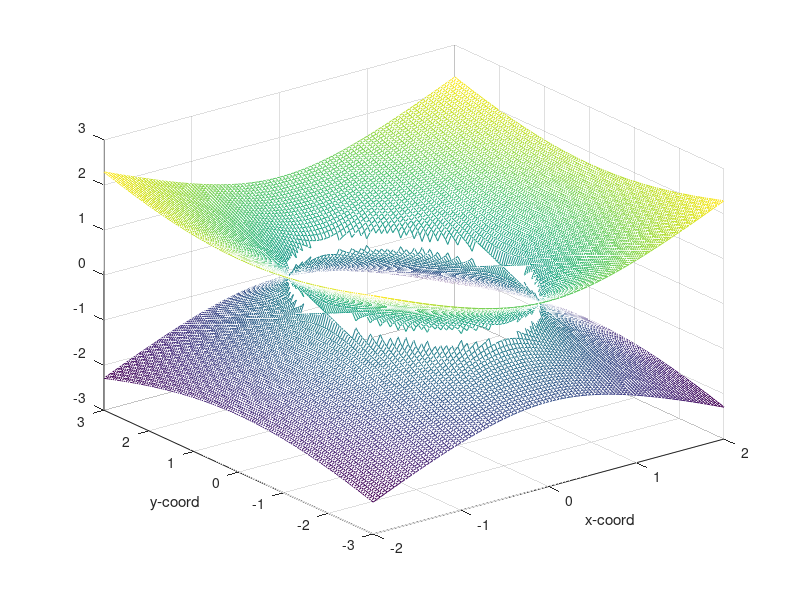
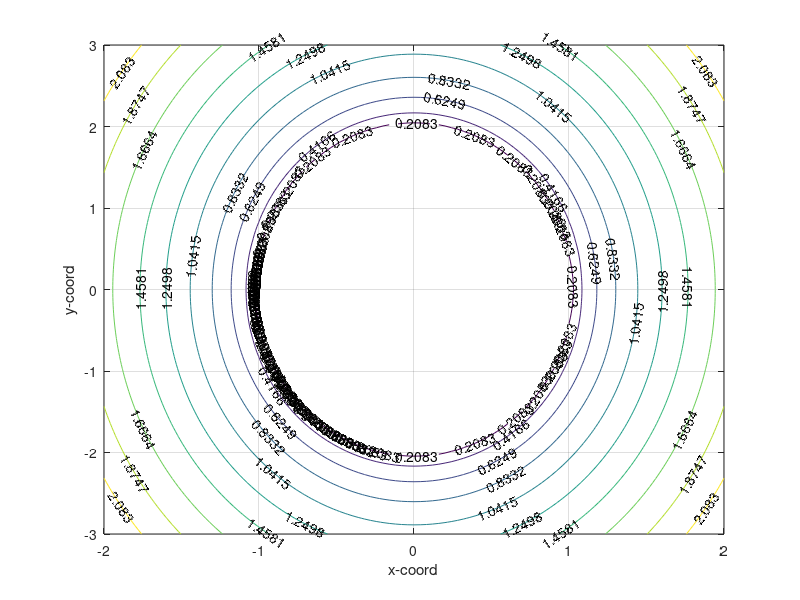

Source code (MATLAB) for these figures, in order:
% Disegno del iperboloide x^2/a^2+y^2/b^2-z^2=1
% Nota: vedremo un modo migliore per disegnarlo
% infatti il grafico "non e' bello" come dovrebbe
% il grafico e' ottenuto disegnando z=+/- sqrt(x^2/a^2+y^2/b^2-1)
clear all
clc

a=1; b=2;

% per un grafico "piu' bello" aumentare il numero di punti nelle 
% coordinate x e y, ma attenzione: non esagerare potrebbe bloccarsi il pc!
x=linspace(-2,2,101); 
y=linspace(-3,3,125);

[X,Y]=meshgrid(x,y);

Zp=sqrt(X.^2/a^2+Y.^2/b^2-1);
% elimino i punti con coordinata non reale
Zp(X.^2/a^2+Y.^2/b^2<1)=NaN; %NaN=not a number => matlab non lo disegna

Zm=-sqrt(X.^2/a^2+Y.^2/b^2-1);
% elimino i punti con coordinata non reale
Zm(X.^2/a^2+Y.^2/b^2<1)=NaN;

figure
mesh(X,Y,Zp)
hold on
mesh(X,Y,Zm)

xlabel('x-coord');
ylabel('y-coord');
grid on

% Disegno le curve di livello
figure
[cc,hh]=contour(X,Y,Zp);
clabel(cc,hh);
xlabel('x-coord');
ylabel('y-coord');
% axis equal
grid on